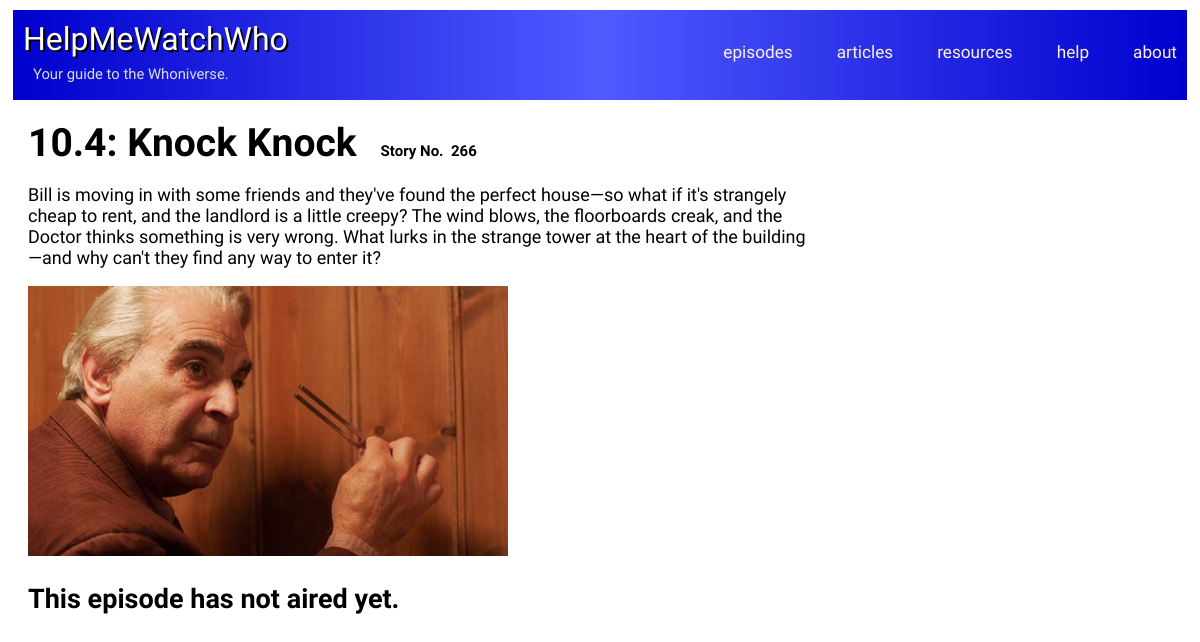
The app's page /unaired.php?episodeID=513 with its own data.
### tables this page shows
CREATE TABLE `Episodes` (
  `EpisodeID` int(11) NOT NULL,
  `Type` int(11) NOT NULL,
  `Title` varchar(100) NOT NULL,
  `Season` varchar(50) NOT NULL,
  `Story` varchar(50) NOT NULL,
  `Description` text NOT NULL
);

### helper.php (called while the page is built, shortened)
<?php
function db_connect() {
    static $connection;
    if(!isset($connection)) {
        $config = parse_ini_file('/var/www/config.ini');
        $connection = mysqli_connect('localhost', $config['username'], $config['password'], 'Who_List');
    }
    return $connection;
}
function db_query($query) {
    $connection = db_connect();
    $result = mysqli_query($connection,$query);
    return $result;
}
function db_select($query) {
    $rows = array();
    $result = db_query($query);
    while ($row = mysqli_fetch_assoc($result)) {
        $rows[] = $row;
    }
    return $rows;
}
function db_quote($value) {
    $connection = db_connect();
    return "'" . mysqli_real_escape_string($connection,$value) . "'";
}
?>

### unaired.php (the view, shortened to what this page needs)
<?php
	require("helper.php");
	$episodeID = db_quote($_GET['episodeID']);
	$rows = db_select("SELECT * FROM `Episodes` WHERE `EpisodeID` = $episodeID");
	$title = $rows[0][Title];
	$desc = $rows[0][Description];
	$season = $rows[0][Season];
	$story = $rows[0][Story];
?>
<!DOCTYPE html>
<html>
<head>
	<link type="text/css" rel="stylesheet" href="episodes style.css">
	<link type="text/css" rel="stylesheet" href="link-colors.css">
</head>
<?php include("header.php"); ?>
<body onLoad="sortEpisodes();">
<div id="everything">
<div id="left">
	<h1><?php echo $season; ?>: <?php echo $title; ?></h1>
	<?php
		if ($story != '') {
			echo "<h3>Story&nbsp;No.&nbsp; $story</h3>";
		};
	?>
	<?php
		$epIDnoQuotes = str_replace("'", "", $episodeID);
	?>
	<p><?php echo $desc; ?></p>
	<img <?php echo "src='Screencaps/" . $epIDnoQuotes . ".jpg'"; ?>/>
	<br>
	<h2>This episode has not aired yet.</h2>
	</div>
<div id ="right">
</div>
</div>
</body>
</html>

### episodes style.css (style rules this page uses)
#everything { font-family: 'Maven Pro', sans-serif; margin-left: 20px; }
h1 { font-size: calc(3px + 3vw); display: inline; margin-bottom: 0px; }
h3 { display: inline; margin-left: 20px; font-size: calc(3px + 1vw); }
h2 { font-size: calc(3px + 2vw); margin-bottom: 4px; display: inline-block; }
p { font-size: calc(6px + 1vw); }
img { width: 40vw; height: auto; }
#left { margin-right: 33%; }
#right { margin-left: 10px; float: right; width: 33%; display: inline-block; position: fixed; top: 100px; right: 0px; text-align: right; height: 100%; overflow: auto; margin-right: 20px; }

### header style.css (style rules this page uses)
body { font-family: 'Maven Pro', sans-serif; }

### records on screen
episodes: Season "10.4", Title "Knock Knock", Story "266", Description "Bill is moving in with some friends and they've found the perfect house—so what if it's strangely cheap to rent, and the landlord is a little creepy? The wind blows, the floorboards creak, and the Doctor thinks something is very wrong. What lurks in the strange tower at the heart of the building—and why can't they find any way to enter it?"
